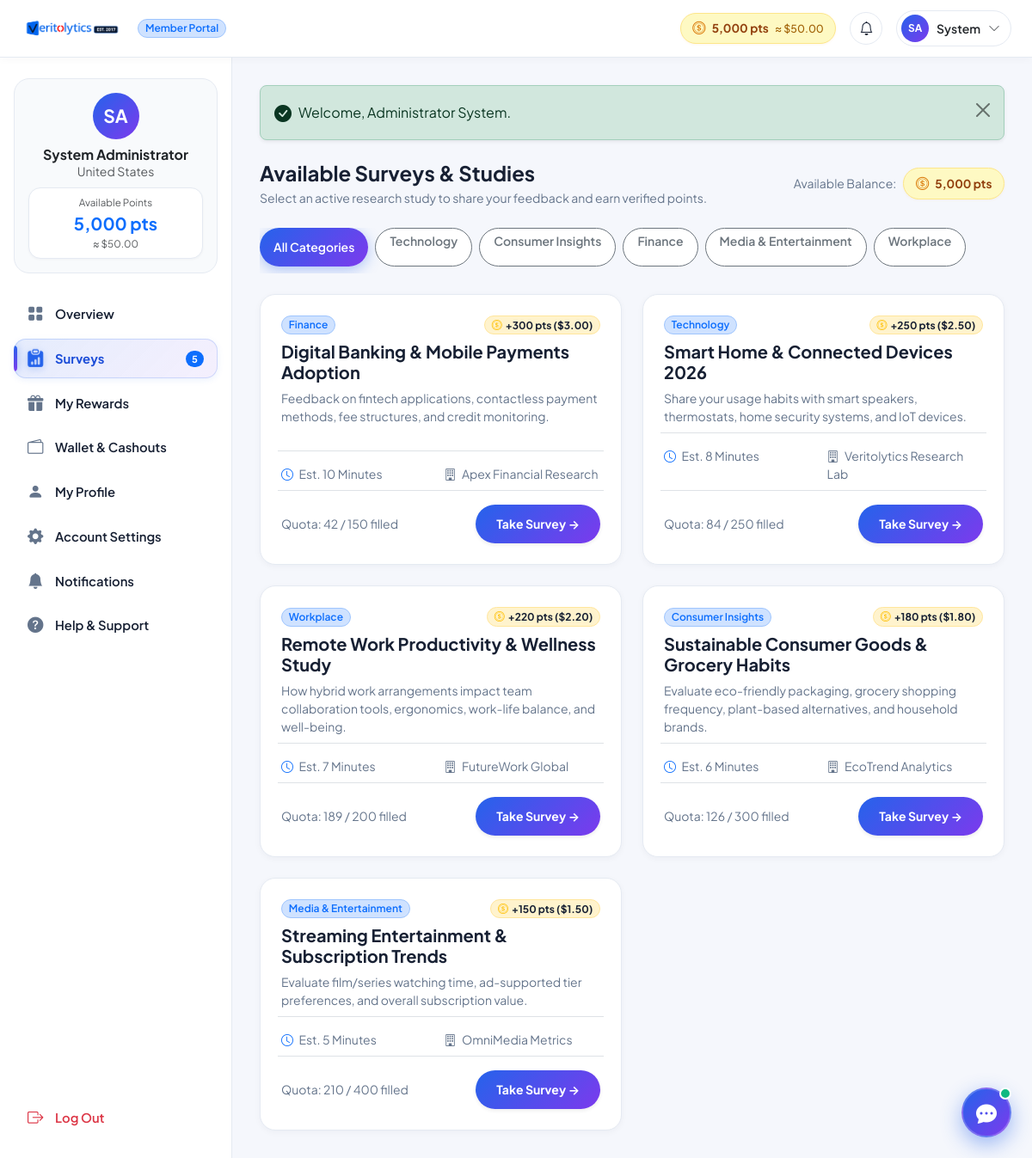
The page /member/surveys.php (signed in) on the database its author committed.
### tables this page shows
CREATE TABLE `users` (
  `id` INT AUTO_INCREMENT PRIMARY KEY,
  `first_name` VARCHAR(100) NOT NULL,
  `last_name` VARCHAR(100) NOT NULL,
  `email` VARCHAR(191) NOT NULL UNIQUE,
  `pending_email` VARCHAR(191) DEFAULT NULL,
  `email_verification_token` VARCHAR(255) DEFAULT NULL,
  `email_verification_expires_at` DATETIME DEFAULT NULL,
  `password_hash` VARCHAR(255) NOT NULL,
  `country` VARCHAR(100) NOT NULL DEFAULT 'United States',
  `state` VARCHAR(100) DEFAULT NULL,
  `city` VARCHAR(100) DEFAULT NULL,
  `phone` VARCHAR(50) DEFAULT NULL,
  `date_of_birth` DATE DEFAULT NULL,
  `gender` VARCHAR(50) DEFAULT NULL,
  `avatar` VARCHAR(255) DEFAULT NULL,
  `employment_status` VARCHAR(100) DEFAULT NULL,
  `annual_income` VARCHAR(100) DEFAULT NULL,
  `education_level` VARCHAR(100) DEFAULT NULL,
  `role` ENUM('member', 'admin') NOT NULL DEFAULT 'member',
  `status` ENUM('active', 'suspended', 'pending') NOT NULL DEFAULT 'active',
  `balance_points` INT NOT NULL DEFAULT 0,
  `lifetime_earnings_usd` DECIMAL(10,2) NOT NULL DEFAULT 0.00,
  `completed_surveys_count` INT NOT NULL DEFAULT 0,
  `profile_completion_pct` INT NOT NULL DEFAULT 35,
  `notification_preferences` TEXT DEFAULT NULL,
  `reset_token` VARCHAR(255) DEFAULT NULL,
  `reset_expires_at` DATETIME DEFAULT NULL,
  `deleted_at` DATETIME DEFAULT NULL,
  `created_at` TIMESTAMP DEFAULT CURRENT_TIMESTAMP,
  `updated_at` TIMESTAMP DEFAULT CURRENT_TIMESTAMP ON UPDATE CURRENT_TIMESTAMP,
  INDEX `idx_users_email` (`email`),
  INDEX `idx_users_role` (`role`),
  INDEX `idx_users_status` (`status`),
  INDEX `idx_users_deleted` (`deleted_at`)
);

CREATE TABLE `surveys` (
  `id` INT AUTO_INCREMENT PRIMARY KEY,
  `title` VARCHAR(255) NOT NULL,
  `description` TEXT,
  `category` VARCHAR(100) NOT NULL DEFAULT 'Consumer Insights',
  `reward_points` INT NOT NULL DEFAULT 100,
  `reward_usd` DECIMAL(10,2) NOT NULL DEFAULT 1.00,
  `duration_minutes` INT NOT NULL DEFAULT 5,
  `quota` INT NOT NULL DEFAULT 100,
  `completed_count` INT NOT NULL DEFAULT 0,
  `status` ENUM('active', 'paused', 'completed', 'draft') NOT NULL DEFAULT 'active',
  `provider` VARCHAR(100) NOT NULL DEFAULT 'Veritolytics Direct',
  `sample_questions_json` TEXT DEFAULT NULL,
  `created_at` TIMESTAMP DEFAULT CURRENT_TIMESTAMP,
  `updated_at` TIMESTAMP DEFAULT CURRENT_TIMESTAMP ON UPDATE CURRENT_TIMESTAMP,
  INDEX `idx_surveys_status` (`status`),
  INDEX `idx_surveys_category` (`category`)
);

### member/surveys.php (the view, shortened to what the rows shown need)
<?php
require_once __DIR__ . '/../includes/functions.php';
require_once __DIR__ . '/../includes/auth_check.php';
$user = require_login();
$db = get_db();
$sql = "
    SELECT s.*,
           (SELECT COUNT(*) FROM survey_responses sr WHERE sr.survey_id = s.id AND sr.user_id = :uid) as is_completed
    FROM surveys s
    WHERE s.status = 'active'
";
$params = [':uid' => $user['id']];
$sql .= " ORDER BY s.reward_points DESC";
$stmt = $db->prepare($sql);
$stmt->execute($params);
$surveys = $stmt->fetchAll();
require_once __DIR__ . '/../includes/member_header.php';
?>
<div class="portal-wrapper">
    <?php require_once __DIR__ . '/../includes/member_sidebar.php'; ?>
    <div class="portal-main">
        <div class="d-flex flex-column flex-md-row justify-content-between align-items-start align-items-md-center gap-3 mb-4">
            <div class="d-flex align-items-center gap-2">
                <div class="header-wallet-badge">
                    <i class="bi bi-coin"></i>
                    <span><?= format_points($user['balance_points']) ?></span>
                </div>
            </div>
        </div>
        <?php if (empty($surveys)): ?>
            <div class="card card-vy border-0 shadow-sm p-5 text-center my-4">
                <i class="bi bi-search fs-1 text-muted mb-3"></i>
                <h5 class="fw-bold text-dark">No Surveys Found in this Category</h5>
                <p class="text-muted small mb-3">Try selecting 'All Categories' or check back later as new research cohorts open frequently.</p>
                <div>
                    <a href="<?= BASE_URL ?>/member/surveys.php" class="btn btn-brand-primary rounded-pill px-4">View All Surveys</a>
                </div>
            </div>
        <?php else: ?>
            <div class="row g-4">
                <?php foreach ($surveys as $s): ?>
                    <div class="col-lg-6">
                        <div class="card card-vy border-0 shadow-sm p-4 h-100 d-flex flex-column justify-content-between">
                            <div>
                                <div class="d-flex align-items-center justify-content-between mb-2">
                                    <span class="badge bg-primary-subtle text-primary border border-primary-subtle rounded-pill small fw-semibold px-2.5 py-1">
                                        <?= e($s['category']) ?>
                                    </span>
                                    <span class="badge bg-warning-subtle text-dark border border-warning-subtle rounded-pill px-2.5 py-1 fw-bold">
                                        <i class="bi bi-coin text-warning me-1"></i>+<?= number_format($s['reward_points']) ?> pts (<?= format_currency($s['reward_usd']) ?>)
                                    </span>
                                </div>
                                <h5 class="fw-bold text-dark mb-2"><?= e($s['title']) ?></h5>
                                <p class="text-muted small mb-3 leading-relaxed">
                                    <?= e($s['description']) ?>
                                </p>
                            </div>
                            <div>
                                <div class="row g-2 py-2 border-top border-bottom small text-muted mb-3">
                                    <div class="col-6">
                                        <i class="bi bi-clock me-1 text-primary"></i> Est. <?= $s['duration_minutes'] ?> Minutes
                                    </div>
                                    <div class="col-6">
                                        <i class="bi bi-building me-1 text-secondary"></i> <?= e($s['provider']) ?>
                                    </div>
                                </div>
                                <div class="d-flex align-items-center justify-content-between">
                                    <div class="small text-muted">
                                        Quota: <?= $s['completed_count'] ?> / <?= $s['quota'] ?> filled
                                    </div>
                                    <?php if ($s['is_completed']): ?>
                                        <button class="btn btn-sm btn-success rounded-pill px-3 py-1.5 fw-semibold" disabled>
                                            <i class="bi bi-check-circle-fill me-1"></i> Completed
                                        </button>
                                    <?php else: ?>
                                        <button type="button" class="btn btn-sm btn-brand-primary rounded-pill px-4 py-1.5 fw-bold shadow-sm" data-bs-toggle="modal" data-bs-target="#surveyModal_<?= $s['id'] ?>">
                                            Take Survey →
                                        </button>
                                    <?php endif; ?>
                                </div>
                            </div>
                        </div>
                    </div>
                <?php endforeach; ?>
            </div>
        <?php endif; ?>
<?php require_once __DIR__ . '/../includes/member_footer.php'; ?>

### includes/member_header.php (shortened to what the rows shown need)
<?php
require_once __DIR__ . '/functions.php';
require_once __DIR__ . '/auth_check.php';
$user = require_login();
?>
<!DOCTYPE html>
<html lang="en">
<head>
    <link href="https://cdn.jsdelivr.net/npm/bootstrap@5.3.3/dist/css/bootstrap.min.css" rel="stylesheet">
    <link rel="stylesheet" href="https://cdn.jsdelivr.net/npm/bootstrap-icons@1.11.3/font/bootstrap-icons.min.css">
    <link rel="stylesheet" href="<?= BASE_URL ?>/assets/css/style.css">
</head>
<body class="portal-body">
<header class="navbar navbar-expand member-portal-header sticky-top px-3 py-2">
    <div class="container-fluid px-2">
        <div class="d-flex align-items-center gap-3 ms-auto">
            <a href="<?= BASE_URL ?>/member/wallet.php" class="header-wallet-badge text-decoration-none" title="Points Wallet & Cashouts">
                <i class="bi bi-coin"></i>
                <span><?= format_points($user['balance_points']) ?></span>
                <span class="wallet-usd">≈ <?= format_currency($user['balance_points'] / POINTS_PER_USD) ?></span>
            </a>
            <div class="dropdown">
                <button class="header-user-btn" type="button" id="userMenuBtn" data-bs-toggle="dropdown" aria-expanded="false">
                    <?= user_avatar_html($user, 32) ?>
                    <span class="fw-semibold small d-none d-sm-inline text-dark"><?= e($user['first_name']) ?></span>
                    <i class="bi bi-chevron-down small text-muted"></i>
                </button>
            </div>
        </div>
    </div>
</header>

### includes/functions.php (shortened to what the rows shown need)
<?php
function e(?string $string): string {
    return htmlspecialchars($string ?? '', ENT_QUOTES, 'UTF-8');
}
function format_points(int $points): string {
    return number_format($points) . ' pts';
}
function format_currency(float|int $amount): string {
    return '$' . number_format($amount, 2);
}
function user_avatar_html(array $user, int $size = 40, string $extraClass = ''): string {
    $initials = strtoupper(substr($user['first_name'] ?? 'U', 0, 1) . substr($user['last_name'] ?? '', 0, 1));
    $fontSize = max(11, round($size * 0.38));
    return '<div class="rounded-circle bg-gradient-royal text-white fw-bold d-flex align-items-center justify-content-center shadow-xs ' . $extraClass . '" style="width: ' . $size . 'px; height: ' . $size . 'px; font-size: ' . $fontSize . 'px; flex-shrink: 0;">' . e($initials) . '</div>';
}

### includes/member_sidebar.php (shortened to what the rows shown need)
<?php
require_once __DIR__ . '/functions.php';
?>
<aside class="portal-sidebar d-none d-lg-flex">
    <div class="sidebar-user-card p-3 mb-4 text-center">
        <?= user_avatar_html($user, 54, 'mx-auto mb-2') ?>
        <h6 class="fw-bold mb-0 text-dark"><?= e($user['first_name'] . ' ' . $user['last_name']) ?></h6>
        <small class="text-muted mb-2 d-block"><?= e(!empty($user['city']) ? ($user['city'] . ', ' . $user['country']) : $user['country']) ?></small>
        <div class="sidebar-balance-box p-2 mt-1">
            <span class="text-muted d-block small" style="font-size: 0.725rem;">Available Points</span>
            <span class="fw-bold fs-5 text-primary"><?= format_points($user['balance_points']) ?></span>
            <span class="d-block text-muted small" style="font-size: 0.725rem;">≈ <?= format_currency($user['balance_points'] / POINTS_PER_USD) ?></span>
        </div>
    </div>
</aside>

### rows shown on the page
users: balance_points "5,000 pts", format_currency($user['balance_points']/POINTS_PER_USD) "$50.00", initials "SA SA", first_name "System", first_name+last_name "System Administrator", country "United States"
surveys: category "Finance", reward_points "300", reward_usd "$3.00", title "Digital Banking & Mobile Payments Adoption", description "Feedback on fintech applications, contactless payment methods, fee structures, and credit monitoring.", duration_minutes "10", provider "Apex Financial Research", completed_count "42", quota "150"
surveys: category "Technology", reward_points "250", reward_usd "$2.50", title "Smart Home & Connected Devices 2026", description "Share your usage habits with smart speakers, thermostats, home security systems, and IoT devices.", duration_minutes "8", provider "Veritolytics Research Lab", completed_count "84", quota "250"
surveys: category "Workplace", reward_points "220", reward_usd "$2.20", title "Remote Work Productivity & Wellness Study", description "How hybrid work arrangements impact team collaboration tools, ergonomics, work-life balance, and well-being.", duration_minutes "7", provider "FutureWork Global", completed_count "189", quota "200"
surveys: category "Consumer Insights", reward_points "180", reward_usd "$1.80", title "Sustainable Consumer Goods & Grocery Habits", description "Evaluate eco-friendly packaging, grocery shopping frequency, plant-based alternatives, and household brands.", duration_minutes "6", provider "EcoTrend Analytics", completed_count "126", quota "300"
surveys: category "Media & Entertainment", reward_points "150", reward_usd "$1.50", title "Streaming Entertainment & Subscription Trends", description "Evaluate film/series watching time, ad-supported tier preferences, and overall subscription value.", duration_minutes "5", provider "OmniMedia Metrics", completed_count "210", quota "400"

### other values the page prints
$activeSurveysCount "5"
$msg "Welcome, Administrator System."
$label "All Categories"
$label "Technology"
$label "Consumer Insights"
$label "Finance"
$label "Media & Entertainment"
$label "Workplace"
